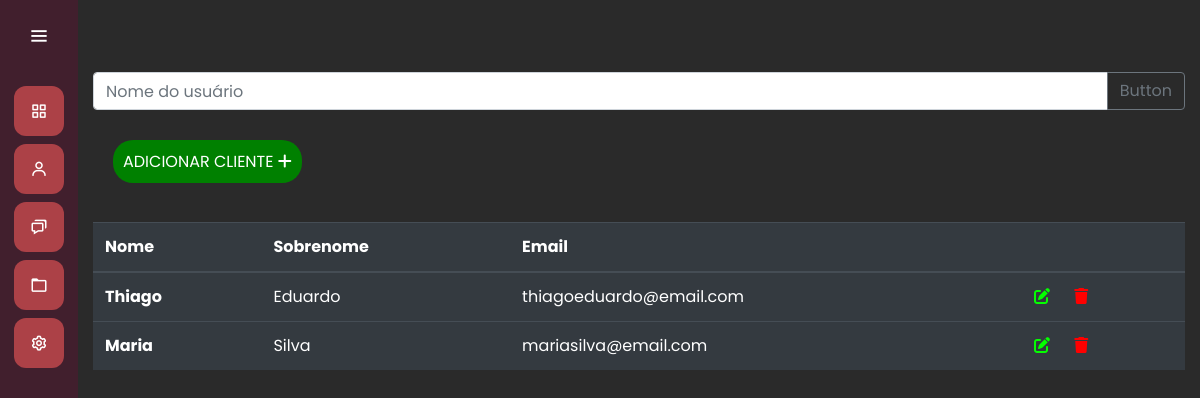
/clientes/, run on an earlier commit of the app's database.
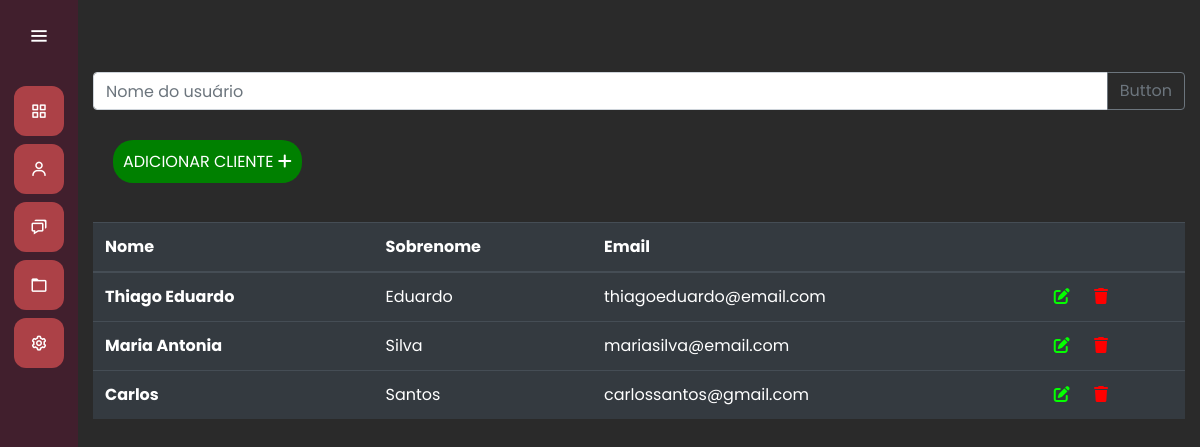
And on a later commit of the database.
### clientes/models.py (models this page shows, shortened)
class Cliente(models.Model):
    nome = models.CharField(max_length=50)
    sobrenome = models.CharField(max_length=50)
    email = models.EmailField(max_length=50)
    cpf = models.CharField(max_length=12)

### clientes/views.py (the view)
# urls.py: path('', views.att_cliente_id, name='clientes'),
def att_cliente_id(request):
    clientes_list = Cliente.objects.all()
    return render(request, 'clientes/atualiza_cliente.html', {'clientes': clientes_list})

### clientes/templates/clientes/atualiza_cliente.html (shortened to what this page needs)
{% extends 'base.html' %}
{% load static %}
{% block 'head' %}
<link rel="stylesheet" href="{% static 'clientes/css/clientes.css' %}">
<link rel="stylesheet" href="https://cdnjs.cloudflare.com/ajax/libs/font-awesome/6.4.0/css/fontawesome.min.css" />
<link rel="stylesheet" href="https://cdnjs.cloudflare.com/ajax/libs/font-awesome/6.4.0/css/brands.min.css" />
<link rel="stylesheet" href="https://cdnjs.cloudflare.com/ajax/libs/font-awesome/6.4.0/css/solid.min.css" />
{% endblock %}
{% block 'dashboard' %}
<div class="container">
    <br><br><br>
    <div class="input-group mb-3">
        <input type="text" class="form-control" placeholder="Nome do usuário" aria-label="Recipient's username" aria-describedby="basic-addon2">
        <div class="input-group-append">
          <button class="btn btn-outline-secondary" type="button">Button</button>
        </div>
      </div>
    </div>
    <br>
    <div class="container">
      <a class="btn-add-cliente" href="{% url 'adiciona_cliente' %}">ADICIONAR CLIENTE <i class="fa-solid fa-plus" style="color: #ffffff;"></i> </a><br><br><br>
    </div>
    <div class="container">
      <table class="table table-dark">
          <thead>
            <tr>
              <th scope="col">Nome</th>
              <th scope="col">Sobrenome</th>
              <th scope="col">Email</th>
              <th scope="col"></th>
            </tr>
          </thead>
          <tbody>
          {% for cliente in clientes %}
            <tr>
              <th scope="row">{{cliente.nome}}</th>
              <td>{{cliente.sobrenome}}</td>
              <td>{{cliente.email}}</td>
              <td>
                  <a href="{% url 'atualiza_cliente_cadastrado' cliente.id %}"><i class="fa-solid fa-pen-to-square" style="color: #04ff00;"></i></a>
                  <a href=""><i class="fa-solid fa-trash" style="color: #ff0000; padding-left: 20px;"></i></a>
              </td>
            </tr>
          {% endfor %}
        </tbody>
      </table>
    </div>
{% endblock %}

What changed in the data, as far as the page shows it:
changed Cliente "Eduardo": nome "Thiago" → "Thiago Eduardo"
changed Cliente "Silva": nome "Maria" → "Maria Antonia"
added Cliente: nome "Carlos", sobrenome "Santos", email "carlossantos@gmail.com"
